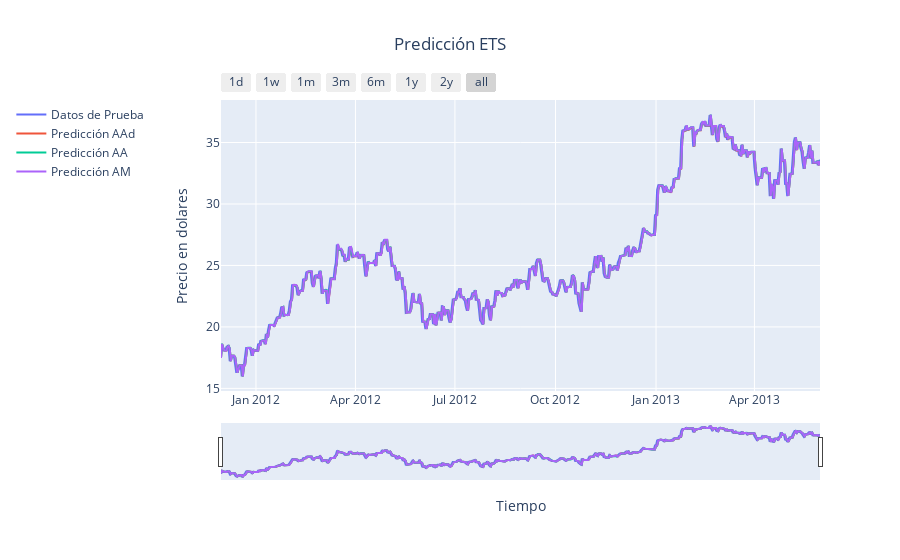

This figure's notebook cell:
### Markdown cell above
Los hiperparámetros obtenidos para los modelos **AAd**, **AA** y **AM** muestran los mismos valores de **`alpha`**  = 0.7906 y **`beta`**  = 0.1897. Un **`alpha`** alto indica que el modelo da más peso a los valores recientes, lo que sugiere que la serie temporal tiene cambios rápidos y las observaciones recientes son cruciales para las predicciones. Por otro lado, un **`beta`** bajo indica que la tendencia cambia lentamente, lo que sugiere un patrón estable a largo plazo, sin variaciones bruscas en la tendencia.

### Code cell
plot_("Predicción ETS", (test_data.index, test_data['Close'], "Datos de Prueba"),
      (test_data.index, test_data['Close'] - test_residuals["AAd"], "Predicción AAd"),
      (test_data.index, test_data['Close'] - test_residuals["AA"], "Predicción AA"),
      (test_data.index, test_data['Close'] - test_residuals["AM"], "Predicción AM"))

### Figure 1 — Plotly figure (JSON) as saved in the notebook; plotly's stock layout.template omitted (floating-point values rounded to 4 significant figures; data arrays with more than 128 entries replaced by an {"elided": "..."} marker saying what was removed)
{"data": [{"line": {"width": 2}, "mode": "lines", "name": "Datos de Prueba", "type": "scatter", "x": {"elided": "549 str values"}, "y": {"elided": "549 float values"}}, {"line": {"width": 2}, "mode": "lines", "name": "Predicción AAd", "type": "scatter", "x": {"elided": "549 str values"}, "y": {"elided": "549 float values"}}, {"line": {"width": 2}, "mode": "lines", "name": "Predicción AA", "type": "scatter", "x": {"elided": "549 str values"}, "y": {"elided": "549 float values"}}, {"line": {"width": 2}, "mode": "lines", "name": "Predicción AM", "type": "scatter", "x": {"elided": "549 str values"}, "y": {"elided": "549 float values"}}], "layout": {"legend": {"orientation": "v", "x": -0.35, "xanchor": "left", "y": 1, "yanchor": "top"}, "title": {"text": "Predicción ETS", "x": 0.5}, "xaxis": {"rangeselector": {"buttons": [{"count": 1, "label": "1d", "step": "day", "stepmode": "backward"}, {"count": 7, "label": "1w", "step": "day", "stepmode": "backward"}, {"count": 1, "label": "1m", "step": "month", "stepmode": "backward"}, {"count": 3, "label": "3m", "step": "month", "stepmode": "backward"}, {"count": 6, "label": "6m", "step": "month", "stepmode": "backward"}, {"count": 1, "label": "1y", "step": "year", "stepmode": "backward"}, {"count": 2, "label": "2y", "step": "year", "stepmode": "backward"}, {"step": "all"}]}, "rangeslider": {"visible": true}, "title": {"text": "Tiempo"}, "type": "date"}, "yaxis": {"autorange": true, "title": {"text": "Precio en dolares"}, "type": "linear"}}}
